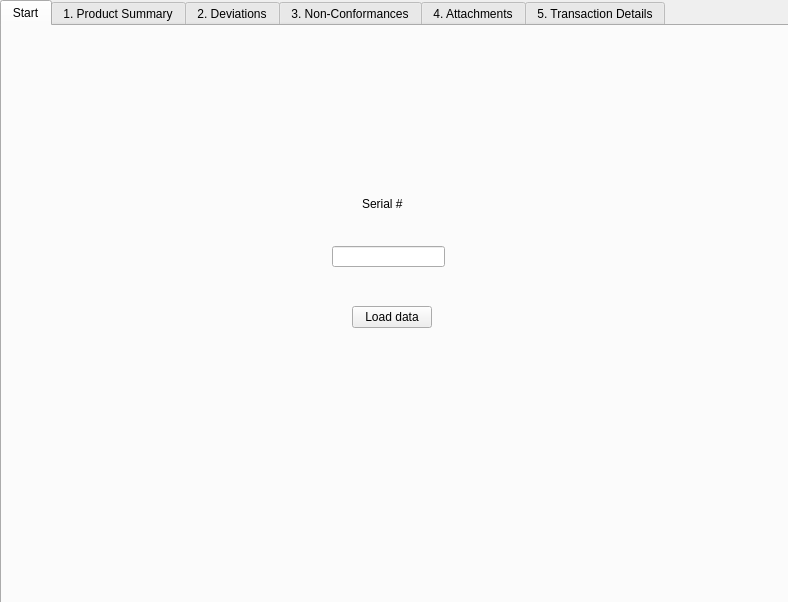
<?xml version="1.0" encoding="UTF-8"?>
<ui version="4.0">
 <class>Gui</class>
 <widget class="QWidget" name="Gui">
  <property name="geometry">
   <rect>
    <x>0</x>
    <y>0</y>
    <width>788</width>
    <height>602</height>
   </rect>
  </property>
  <property name="windowTitle">
   <string>Gui</string>
  </property>
  <widget class="QTabWidget" name="tabWidget">
   <property name="geometry">
    <rect>
     <x>0</x>
     <y>0</y>
     <width>791</width>
     <height>611</height>
    </rect>
   </property>
   <property name="toolTip">
    <string>&lt;html&gt;&lt;head/&gt;&lt;body&gt;&lt;p&gt;&lt;br/&gt;&lt;/p&gt;&lt;/body&gt;&lt;/html&gt;</string>
   </property>
   <property name="accessibleName">
    <string/>
   </property>
   <property name="currentIndex">
    <number>0</number>
   </property>
   <widget class="QWidget" name="tab">
    <attribute name="title">
     <string>Start</string>
    </attribute>
    <widget class="QPushButton" name="loadDataButton">
     <property name="geometry">
      <rect>
       <x>350</x>
       <y>280</y>
       <width>80</width>
       <height>22</height>
      </rect>
     </property>
     <property name="text">
      <string>Load data</string>
     </property>
    </widget>
    <widget class="QLabel" name="label_4">
     <property name="geometry">
      <rect>
       <x>360</x>
       <y>170</y>
       <width>61</width>
       <height>16</height>
      </rect>
     </property>
     <property name="text">
      <string>Serial #</string>
     </property>
    </widget>
    <widget class="QLineEdit" name="lineEditSerialStart">
     <property name="geometry">
      <rect>
       <x>330</x>
       <y>220</y>
       <width>113</width>
       <height>21</height>
      </rect>
     </property>
    </widget>
   </widget>
   <widget class="QWidget" name="TabProductSummary">
    <attribute name="title">
     <string>1. Product Summary</string>
    </attribute>
    <widget class="QPushButton" name="buttonVerify">
     <property name="geometry">
      <rect>
       <x>219</x>
       <y>230</y>
       <width>101</width>
       <height>31</height>
      </rect>
     </property>
     <property name="text">
      <string>Verify</string>
     </property>
    </widget>
    <widget class="QLabel" name="label">
     <property name="geometry">
      <rect>
       <x>80</x>
       <y>50</y>
       <width>61</width>
       <height>16</height>
      </rect>
     </property>
     <property name="text">
      <string>Serial #</string>
     </property>
    </widget>
    <widget class="QLabel" name="label_2">
     <property name="geometry">
      <rect>
       <x>80</x>
       <y>110</y>
       <width>51</width>
       <height>16</height>
      </rect>
     </property>
     <property name="text">
      <string>Pro #</string>
     </property>
    </widget>
    <widget class="QLabel" name="label_3">
     <property name="geometry">
      <rect>
       <x>80</x>
       <y>160</y>
       <width>61</width>
       <height>16</height>
      </rect>
     </property>
     <property name="text">
      <string>Chassis #</string>
     </property>
    </widget>
    <widget class="QLineEdit" name="lineEditSerial">
     <property name="geometry">
      <rect>
       <x>180</x>
       <y>50</y>
       <width>113</width>
       <height>21</height>
      </rect>
     </property>
    </widget>
    <widget class="QLineEdit" name="lineEditChassis">
     <property name="geometry">
      <rect>
       <x>180</x>
       <y>160</y>
       <width>113</width>
       <height>21</height>
      </rect>
     </property>
    </widget>
    <widget class="QLineEdit" name="lineEditPro">
     <property name="geometry">
      <rect>
       <x>180</x>
       <y>110</y>
       <width>113</width>
       <height>21</height>
      </rect>
     </property>
    </widget>
   </widget>
   <widget class="QWidget" name="TabDeviations">
    <attribute name="title">
     <string>2. Deviations</string>
    </attribute>
    <widget class="QTextBrowser" name="textBrowser">
     <property name="geometry">
      <rect>
       <x>20</x>
       <y>20</y>
       <width>256</width>
       <height>192</height>
      </rect>
     </property>
     <property name="html">
      <string>&lt;!DOCTYPE HTML PUBLIC &quot;-//W3C//DTD HTML 4.0//EN&quot; &quot;http://www.w3.org/TR/REC-html40/strict.dtd&quot;&gt;
&lt;html&gt;&lt;head&gt;&lt;meta name=&quot;qrichtext&quot; content=&quot;1&quot; /&gt;&lt;style type=&quot;text/css&quot;&gt;
p, li { white-space: pre-wrap; }
&lt;/style&gt;&lt;/head&gt;&lt;body style=&quot; font-family:'MS Shell Dlg 2'; font-size:8pt; font-weight:400; font-style:normal;&quot;&gt;
&lt;p style=&quot;-qt-paragraph-type:empty; margin-top:0px; margin-bottom:0px; margin-left:0px; margin-right:0px; -qt-block-indent:0; text-indent:0px;&quot;&gt;&lt;br /&gt;&lt;/p&gt;&lt;/body&gt;&lt;/html&gt;</string>
     </property>
    </widget>
    <widget class="QPushButton" name="listDeviationsButton">
     <property name="geometry">
      <rect>
       <x>100</x>
       <y>290</y>
       <width>111</width>
       <height>22</height>
      </rect>
     </property>
     <property name="text">
      <string>List deviations</string>
     </property>
    </widget>
   </widget>
   <widget class="QWidget" name="nonconformancesTab">
    <attribute name="title">
     <string>3. Non-Conformances</string>
    </attribute>
    <widget class="QTextBrowser" name="textBrowser_2">
     <property name="geometry">
      <rect>
       <x>40</x>
       <y>10</y>
       <width>256</width>
       <height>192</height>
      </rect>
     </property>
     <property name="html">
      <string>&lt;!DOCTYPE HTML PUBLIC &quot;-//W3C//DTD HTML 4.0//EN&quot; &quot;http://www.w3.org/TR/REC-html40/strict.dtd&quot;&gt;
&lt;html&gt;&lt;head&gt;&lt;meta name=&quot;qrichtext&quot; content=&quot;1&quot; /&gt;&lt;style type=&quot;text/css&quot;&gt;
p, li { white-space: pre-wrap; }
&lt;/style&gt;&lt;/head&gt;&lt;body style=&quot; font-family:'MS Shell Dlg 2'; font-size:8pt; font-weight:400; font-style:normal;&quot;&gt;
&lt;p style=&quot;-qt-paragraph-type:empty; margin-top:0px; margin-bottom:0px; margin-left:0px; margin-right:0px; -qt-block-indent:0; text-indent:0px;&quot;&gt;&lt;br /&gt;&lt;/p&gt;&lt;/body&gt;&lt;/html&gt;</string>
     </property>
    </widget>
    <widget class="QPushButton" name="listNonconformancesButton">
     <property name="geometry">
      <rect>
       <x>70</x>
       <y>240</y>
       <width>181</width>
       <height>22</height>
      </rect>
     </property>
     <property name="text">
      <string>List Non-Conformances</string>
     </property>
    </widget>
   </widget>
   <widget class="QWidget" name="TabAttachments">
    <attribute name="title">
     <string>4. Attachments</string>
    </attribute>
   </widget>
   <widget class="QWidget" name="TabTransactionDetails">
    <attribute name="title">
     <string>5. Transaction Details</string>
    </attribute>
   </widget>
  </widget>
 </widget>
 <resources/>
 <connections/>
</ui>
